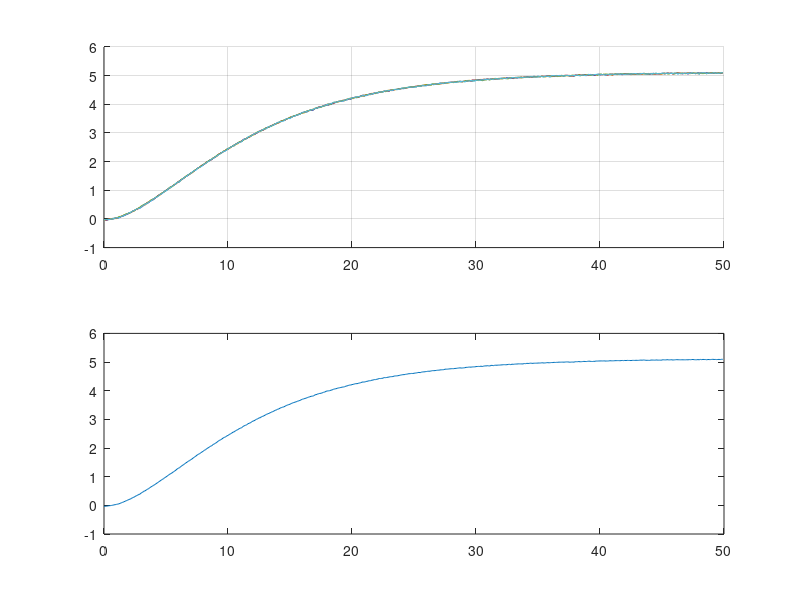

This figure's MATLAB source:
fid = fopen('exp1.txt', 'r')
exp1 = fscanf(fid, '%f', [3 inf]);
fclose(fid)

fid = fopen('exp2.txt', 'r')
exp2 = fscanf(fid, '%f', [3 inf]);
fclose(fid)

fid = fopen('exp3.txt', 'r')
exp3 = fscanf(fid, '%f', [3 inf]);
fclose(fid)

fid = fopen('exp4.txt', 'r')
exp4 = fscanf(fid, '%f', [3 inf]);
fclose(fid)

fid = fopen('exp5.txt', 'r')
exp5 = fscanf(fid, '%f', [3 inf]);
fclose(fid)

fid = fopen('exp6.txt', 'r')
exp6 = fscanf(fid, '%f', [3 inf]);
fclose(fid)

figure(1);
subplot(211), hold on, grid on;
plot(exp1(1,:), exp1(3,:));
plot(exp2(1,:), exp2(3,:));
plot(exp3(1,:), exp3(3,:));
plot(exp4(1,:), exp4(3,:));
plot(exp5(1,:), exp5(3,:));
plot(exp6(1,:), exp6(3,:));

subplot(212), grid on;
exp_sum = [];
exp_average = [];
for i = 1:length(exp1(1,:))
    exp_sum(i) = exp1(3,i) + exp2(3,i) + exp3(3,i) + exp4(3,i) + exp5(3,i) + exp6(3,i);
    exp_average(i) = exp_sum(i) ./ 6; 
end
plot(exp1(1,:), exp_average)



